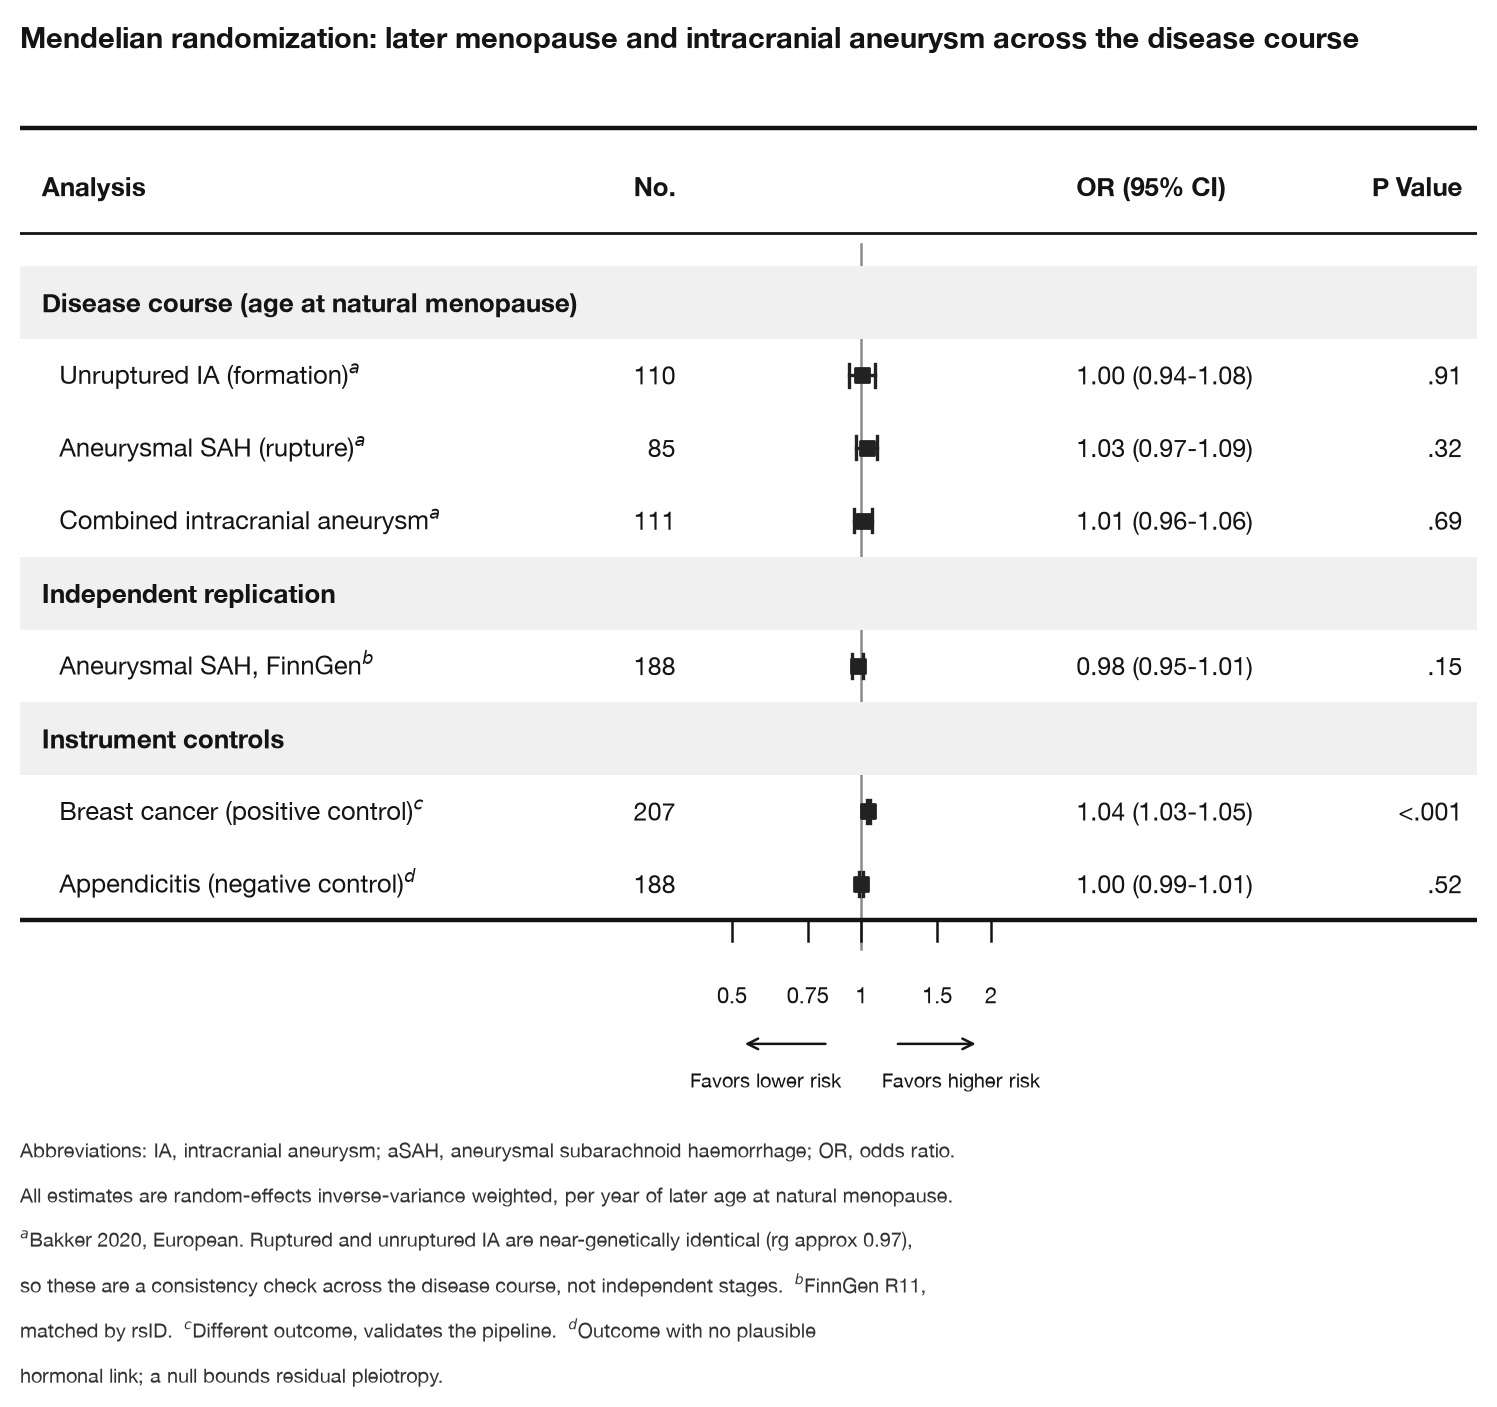

This chart was generated by the following Python code:
"""Formation-to-rupture cascade + instrument controls, JAMA table-with-forest style.

Later age at natural menopause instrumented against unruptured IA (formation), aSAH
(rupture), and combined intracranial aneurysm; independent FinnGen replication; and
the positive (breast cancer) and negative (appendicitis) instrument controls. Same
visual language as results_forest_table.py. Data-driven: reads mr/outputs JSONs so
the numbers cannot go stale.
"""
import json
from pathlib import Path

import matplotlib
matplotlib.use("Agg")
import numpy as np
import matplotlib.pyplot as plt
from matplotlib.patches import Rectangle

plt.rcParams.update({"font.family": ["Helvetica Neue", "Arial"], "font.size": 9.5})
INK = "#141414"; MARK = "#222222"; RULEC = "#141414"; GREY = "#8a8a8a"; SHADE = "#f0f0f0"

ROOT = Path(__file__).resolve().parents[1]
MO = ROOT / "mr" / "outputs"
strat = json.loads((MO / "mr_outcomes_stratified.json").read_text())
finn = json.loads((MO / "mr_finngen_SAH.json").read_text())
pos = json.loads((MO / "mr_poscontrol_breastcancer.json").read_text())
neg = json.loads((MO / "mr_negcontrol_appendicitis.json").read_text())


def row(label, block, key="primary_IVW_random", fn=""):
    r = block[key]
    return ("R", label, str(block["n_harmonized"]),
            r["or"], r["or_ci_low"], r["or_ci_high"], r["p"], fn)


def ptxt(p):
    if p < 0.001:
        return "<.001"
    return f"{p:.2f}".lstrip("0")


ROWS = [
    ("H", "Disease course (age at natural menopause)", "", None, None, None, None, ""),
    row("Unruptured IA (formation)", strat["uIA_euro"], fn="a"),
    row("Aneurysmal SAH (rupture)", strat["aSAH_euro_noUKBB"], fn="a"),
    row("Combined intracranial aneurysm", strat["IA_combined_euro_noUKBB"], fn="a"),
    ("H", "Independent replication", "", None, None, None, None, ""),
    row("Aneurysmal SAH, FinnGen", finn, fn="b"),
    ("H", "Instrument controls", "", None, None, None, None, ""),
    row("Breast cancer (positive control)", pos, key="IVW", fn="c"),
    row("Appendicitis (negative control)", neg, key="IVW", fn="d"),
]

X_LBL, X_N = 1.5, 45
FX_L, FX_R = 46, 70
OR_LO, OR_HI = 0.4, 2.6
X_CI, X_P = 72.5, 99
TICKS = [0.5, 0.75, 1.0, 1.5, 2.0]


def fx(orr):
    return FX_L + (np.log(orr) - np.log(OR_LO)) / (np.log(OR_HI) - np.log(OR_LO)) * (FX_R - FX_L)


n = len(ROWS)
fig, ax = plt.subplots(figsize=(9.4, 0.52 * n + 2.4))
ax.axis("off"); ax.set_xlim(0, 100)
top = n + 1.0
ax.set_ylim(-3.6, top + 1.4)

ax.plot([0, 100], [top + 0.9, top + 0.9], color=RULEC, lw=1.6)
for x, t, ha in [(X_LBL, "Analysis", "left"), (X_N, "No.", "right"),
                 (X_CI, "OR (95% CI)", "left"), (X_P, "P Value", "right")]:
    ax.text(x, top + 0.1, t, ha=ha, va="center", fontsize=9.5, fontweight="bold", color=INK)
ax.plot([0, 100], [top - 0.55, top - 0.55], color=RULEC, lw=1.0)

ax.plot([fx(1.0), fx(1.0)], [-0.4, top - 0.7], color=GREY, lw=0.9, zorder=0)

y = top - 1.5
for kind, label, ntxt, orr, lo, hi, p, fn in ROWS:
    if kind == "H":
        ax.add_patch(Rectangle((0, y - 0.5), 100, 1.0, facecolor=SHADE, edgecolor="none", zorder=0))
        ax.text(X_LBL, y, label, ha="left", va="center", fontsize=9.3, fontweight="bold", color=INK)
    else:
        lab = label + (f"$^{{{fn}}}$" if fn else "")
        ax.text(X_LBL + 1.2, y, lab, ha="left", va="center", fontsize=9.2, color=INK)
        ax.text(X_N, y, ntxt, ha="right", va="center", fontsize=9.0, color=INK)
        ax.plot([fx(lo), fx(hi)], [y, y], color=MARK, lw=1.2, zorder=3)
        for xe in (fx(lo), fx(hi)):
            ax.plot([xe, xe], [y - 0.16, y + 0.16], color=MARK, lw=1.2, zorder=3)
        ax.scatter([fx(orr)], [y], marker="s", s=26, color=MARK, zorder=4)
        ax.text(X_CI, y, f"{orr:.2f} ({lo:.2f}-{hi:.2f})", ha="left", va="center",
                fontsize=9.0, color=INK)
        ax.text(X_P, y, ptxt(p), ha="right", va="center", fontsize=9.0, color=INK)
    y -= 1.0

bottom = y + 0.5
ax.plot([0, 100], [bottom, bottom], color=RULEC, lw=1.6)

for orr in TICKS:
    ax.plot([fx(orr), fx(orr)], [bottom, bottom - 0.28], color=INK, lw=0.9)
    ax.text(fx(orr), bottom - 0.85, f"{orr:g}", ha="center", va="top", fontsize=8, color=INK)
ax.annotate("", xy=(fx(0.52), bottom - 1.7), xytext=(fx(0.85), bottom - 1.7),
            arrowprops=dict(arrowstyle="->", color=INK, lw=0.9))
ax.annotate("", xy=(fx(1.9), bottom - 1.7), xytext=(fx(1.18), bottom - 1.7),
            arrowprops=dict(arrowstyle="->", color=INK, lw=0.9))
ax.text(fx(1.0) - 1.4, bottom - 2.3, "Favors lower risk", ha="right", fontsize=7.2, color=INK)
ax.text(fx(1.0) + 1.4, bottom - 2.3, "Favors higher risk", ha="left", fontsize=7.2, color=INK)

fns = [
    "Abbreviations: IA, intracranial aneurysm; aSAH, aneurysmal subarachnoid haemorrhage; OR, odds ratio.",
    "All estimates are random-effects inverse-variance weighted, per year of later age at natural menopause.",
    "$^{a}$Bakker 2020, European. Ruptured and unruptured IA are near-genetically identical (rg approx 0.97),",
    "so these are a consistency check across the disease course, not independent stages.  $^{b}$FinnGen R11,",
    "matched by rsID.  $^{c}$Different outcome, validates the pipeline.  $^{d}$Outcome with no plausible",
    "hormonal link; a null bounds residual pleiotropy.",
]
fy = bottom - 3.0
for i, t in enumerate(fns):
    ax.text(0, fy - i * 0.62, t, ha="left", va="top", fontsize=7.2, color="#333")

ax.text(0, top + 2.0, "Mendelian randomization: later menopause and intracranial aneurysm across the disease course",
        ha="left", fontsize=10.5, fontweight="bold", color=INK)
for ext in ("png", "pdf", "svg"):
    fig.savefig(ROOT / "figures" / f"mr_cascade.{ext}", dpi=200, bbox_inches="tight", facecolor="white")
print("saved mr_cascade.png/pdf/svg")
